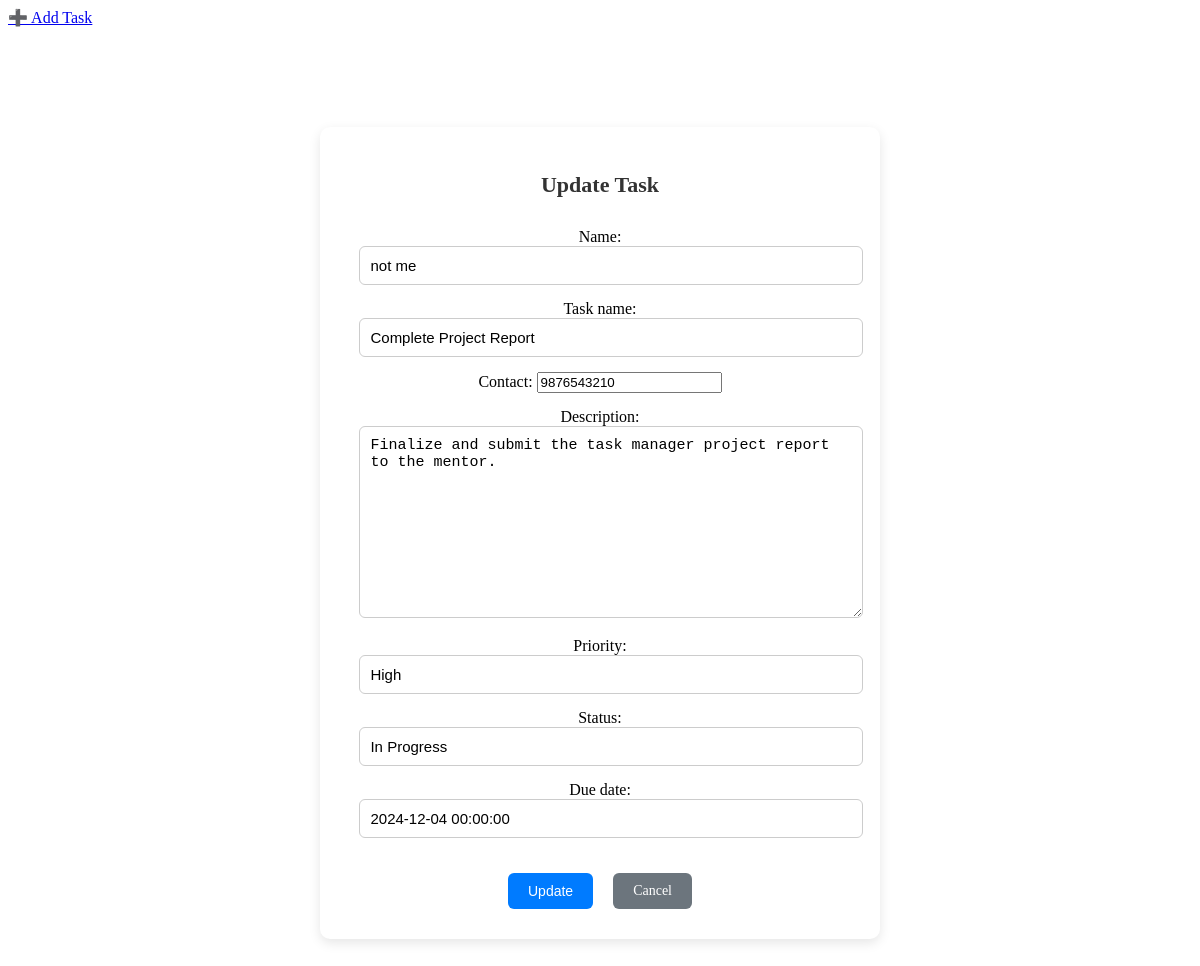
The page /update/8 on the database its author committed.
### base/models.py (models this page shows, shortened)
class TaskManagement(models.Model):
    name = models.CharField(max_length=100)
    task_name = models.CharField(max_length=100)
    contact = models.IntegerField(max_length=10)
    description = models.TextField()
    priority = models.CharField(max_length=100)
    status = models.CharField(max_length=100)
    due_date = models.DateTimeField(null=True, blank=True)
    created_at = models.DateTimeField(auto_now_add=True)
    updated_at = models.DateTimeField(auto_now=True)

### base/views.py (the view)
# urls.py: path('update/<int:pk>',this_is_base_app.update,name='update'),
def update(request, pk):
    task = get_object_or_404(TaskManagement, id=pk)  # correct method
    if request.method == 'POST':
        form = TaskRead(request.POST, instance=task)  # bind with POST + instance
        if form.is_valid():
            form.save()
            messages.success(request,'updated successfully')
            return redirect('read')  # redirect after update
    else:
        form = TaskRead(instance=task)  #  pre-fill with old data
    context = {'task': form}
    return render(request, 'update.html', context)

### base/forms.py
class TaskRead(forms.ModelForm):
    class Meta:
        model = TaskManagement
        fields = ['name','task_name','contact','description','priority','status','due_date']

### base/templates/update.html (shortened to what this page needs)
{% extends 'main.html' %}
{% block content %}
<div class="container">
    <h1 class="page-title">Update Task</h1>
    <div class="form-wrapper">
        <form method="POST" id="updateForm">
            {{ task.as_p }}
            <div class="btn-group">
                <button type="submit" class="btn primary">Update</button>
                <a href="{% url 'read' %}" class="btn secondary">Cancel</a>
            </div>
        </form>
    </div>
</div>
{% endblock %}

### static/style.css (style rules this page uses)
.container { max-width: 600px; margin: 60px auto; padding: 30px; background: #ffffff; border-radius: 10px; box-shadow: 0 4px 12px rgba(0, 0, 0, 0.1); }
.page-title { font-size: 28px; font-weight: 600; margin-bottom: 25px; text-align: center; color: #333333; }
.form-wrapper form { display: flex; flex-direction: column; gap: 15px; }
form p { margin: 0; }
input[type="text"], textarea, select { width: 100%; padding: 10px; font-size: 15px; border: 1px solid #cccccc; border-radius: 6px; transition: border-color 0.3s; }
.btn-group { display: flex; justify-content: flex-end; gap: 10px; margin-top: 20px; }
.btn { padding: 10px 20px; font-size: 14px; border: none; border-radius: 6px; cursor: pointer; text-decoration: none; text-align: center; }
.btn.primary { background-color: #007bff; color: #ffffff; }
.btn.secondary { background-color: #6c757d; color: #ffffff; }
.container { max-width: 900px; margin: 50px auto; padding: 20px; }
.page-title { text-align: center; font-size: 30px; font-weight: 600; margin-bottom: 40px; color: #2c3e50; }
.btn { padding: 8px 16px; font-size: 14px; text-decoration: none; border-radius: 5px; font-weight: 500; display: inline-block; text-align: center; }
.btn.primary { background-color: #007bff; color: #ffffff; border: none; }
.btn.secondary { background-color: #6c757d; color: #ffffff; border: none; }
.container { max-width: 500px; margin: 100px auto; padding: 30px; background: #ffffff; border-radius: 10px; box-shadow: 0 4px 12px rgba(0, 0, 0, 0.1); text-align: center; }
.page-title { font-size: 22px; font-weight: 600; margin-bottom: 30px; color: #333; }
.form-wrapper { display: flex; flex-direction: column; align-items: center; }
.btn-group { display: flex; gap: 20px; justify-content: center; }
.btn { padding: 10px 20px; font-size: 14px; border-radius: 6px; text-decoration: none; border: none; cursor: pointer; transition: background 0.3s ease; }
.btn.secondary { background-color: #6c757d; color: #fff; }

### rows shown on the page
TaskManagement: name "not me", task_name "Complete Project Report", contact "9876543210", description "Finalize and submit the task manager project report to the mentor.", priority "High", status "In Progress", due_date "2024-12-04 00:00:00"
